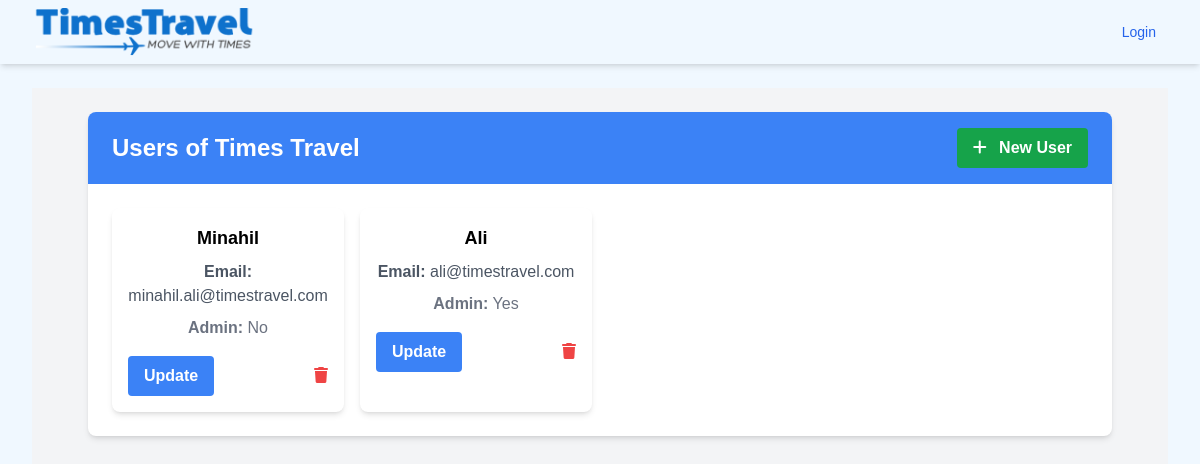
Page /users/1 on the committed database.
### app/models.py (models this page shows, shortened)
class Agency(db.Model):
    __tablename__ = 'agencies'
    id = Column(Integer, primary_key=True)
    name = Column(String(128), nullable=False)
    email = Column(String(120), index=True, unique=True, nullable=False)
    designation = Column(String(128), nullable=True)
    telephone = Column(BigInteger, nullable=True)
    credit_limit = Column(Numeric(precision=12, scale=2), default=0.00)
    used_credit = Column(Numeric(precision=12, scale=2), default=0.00)
    paid_back = Column(Numeric(precision=12, scale=2), default=0.00)
    account_limit = Column(Numeric(precision=5, scale=0), default=0)
    allowed_accounts = Column(Integer, default=0)
    users = relationship(
        'User',
        back_populates='agency',
        foreign_keys='User.agency_id'
    )
    bookings = relationship(
        'Booking',
        back_populates='agency',
        foreign_keys='Booking.agency_id',
        lazy='joined'
    )

class User(UserMixin, db.Model):
    __tablename__ = 'users'
    id = Column(Integer, primary_key=True)
    username = Column(String(64), nullable=False)
    email = Column(String(120), unique=True, nullable=False)
    hashed_password = Column(String(128), nullable=False)
    role = Column(String(64), nullable=False, default='user')
    agency_id = Column(Integer, ForeignKey('agencies.id'), nullable=True)
    agency = relationship(
        'Agency',
        back_populates='users',
        foreign_keys=[agency_id]
    )
    bookings = relationship(
        'Booking',
        back_populates='agent',
        foreign_keys='Booking.agent_id'
    )

### app/routes/user_routes.py (the view)
@user_bp.route('/users/<int:agency_id>', methods=['GET'])
def view_all_users(agency_id):
    agency = Agency.query.get_or_404(agency_id)
    users = User.query.filter_by(agency_id=agency_id).all()
    return render_template('users/users.html', users=users, agency=agency)

### app/templates/users/users.html (shortened to what this page needs)
{% extends "base.html" %}
{% block content %}
<div class="bg-gray-100 min-h-screen py-6">
  <div class="container mx-auto bg-white rounded-lg shadow-md overflow-hidden">
    <div class="bg-blue-500 text-white py-4 px-6 flex justify-between items-center">
      <h1 class="font-bold text-2xl">Users of {{ agency.name }}</h1>
      <a
        href="{{ url_for('user.create_user', agency_id=agency.id) }}"
        class="bg-green-600 hover:bg-green-700 text-white font-semibold py-2 px-4 rounded transition-colors duration-200"
      >
        <i class="fas fa-plus mr-2"></i> New User
      </a>
    </div>
    <div class="py-6 px-6">
      <ul class="grid grid-cols-1 sm:grid-cols-2 md:grid-cols-3 lg:grid-cols-4 gap-4">
        {% for user in users %}
        <li class="bg-white rounded-lg shadow-md overflow-hidden">
          <div class="p-4">
            <h2 class="text-lg font-semibold mb-2">{{ user.username }}</h2>
            <p class="text-gray-600 mb-2"><strong>Email:</strong> {{ user.email }}</p>
            <p class="text-gray-500 mb-4"><strong>Admin:</strong> {% if user.role == 'agency_admin' %} Yes {% else %} No {% endif %}</p>
            <div class="flex justify-between items-center">
              <a
                href="{{ url_for('user.update_user', user_id=user.id) }}"
                class="bg-blue-500 hover:bg-blue-600 text-white font-semibold py-2 px-4 rounded transition-colors duration-200"
              >
                Update
              </a>
              <form
                action="{{ url_for('user.delete_user', user_id=user.id) }}"
                method="post"
                class="inline"
              >
                <button type="submit" class="text-red-500 hover:text-red-600" onclick="return confirm('Are you sure you want to delete this user?');">
                  <i class="fas fa-trash"></i>
                </button>
              </form>
            </div>
          </div>
        </li>
        {% endfor %}
      </ul>
    </div>
  </div>
</div>
{% endblock %}

### app/static/css/style.css (style rules this page uses)
body { font-family: Arial, Helvetica, sans-serif; background: url('../images/backpic.jpeg') ; background-position: center; background-repeat: no-repeat; background-size: cover; height: 600px; }

### app/templates/base.html (style rules this page uses)
body { font-family: Arial, sans-serif; background-color: #f0f8ff; text-align: center; }

### rows in the picture
Agency: name "Times Travel"
User: username "Minahil", email "minahil.ali@timestravel.com", role "No"
User: username "Ali", email "ali@timestravel.com", role "Yes"
